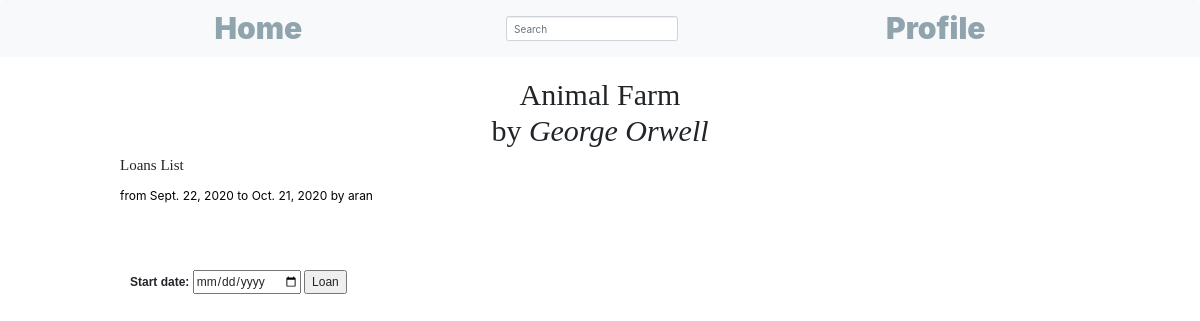
The page /book/Animal Farm (signed in) on the database its author committed.
### network/models.py (models this page shows, shortened)
class Books(models.Model):
    title = models.CharField(max_length=50)
    author = models.ForeignKey(Author, on_delete=models.CASCADE)
    genre = models.ForeignKey(Genre, on_delete=models.CASCADE)
    year = models.PositiveSmallIntegerField()

class Author(models.Model):
    first_name = models.CharField(max_length=50)
    last_name = models.CharField(max_length=50)
    def __str__(self):
        return self.first_name + ' ' + self.last_name

class Loan(models.Model):
    member = models.CharField(max_length=60)
    books = models.ForeignKey(Books, on_delete=models.CASCADE)
    date_of_loan = models.DateField()
    date_due = models.DateField()

### network/views.py (the view)
# urls.py: path("book/<str:book_title>", views.book_profile, name="book_profile"),
def book_profile(request, book_title):
    try:
        book = Books.objects.get(title=book_title)
        loans_of_book = Loan.objects.filter(books=book).order_by('date_due')
        return render(request, "network/book_profile.html", {"user": request.user, "book": book, "loans_list": loans_of_book})
    except Books.DoesNotExist:
        return render(request, "network/error.html", {"error": "Book does not exist"})

### network/templates/network/book_profile.html (shortened to what this page needs)
{% extends "network/layout.html" %}
{% load static %}
{% block static %}
<link href="{% static 'network/book.css' %}" rel="stylesheet">
{% endblock %}
{% block body %}
<h1>     {{ book.title }} <br> by <i>{{ book.author}}</i> </h1>
{% if loans_list %}
    <span> Loans List </span>
{% else %}
    <span> This book has not any loan yet </span>
{% endif %}
<div>
    {% for loan in loans_list %}
    <div id="loan{{loan.id}}">
        <p> from {{ loan.date_of_loan }} to {{ loan.date_due }} by {{ loan.member }}</p>
    </div>
    {% endfor %}
</div>
    	{% if user.is_authenticated %}
            <form class="loan_form" action="{% url 'new_loan' book=book.title %}" method="POST">
              <label for="loaning">Start date:</label>
              <input type="date" id="loaning" name="loan">
              <input type="submit" value="Loan" value="Reserve">
            </form>
	    {% endif %}
{% endblock %}

### network/static/network/book.css (style rules this page uses)
h1 { text-align: center; font-family:'Constantia'; font-size: 300%; }
span { margin: 10%; font-family:'Constantia'; font-size: 150%; }
.loan_form { font-family: 'PT Sans', sans-serif; font-size: 1.2rem; display: block; padding: 0.5rem 1rem; margin: 5%; margin-left: 10%; }
div > p { color: black; font-size: 120%; margin: 10px; margin-left: 10%; }

### rows shown on the page
Books: title "Animal Farm", author "George Orwell"
Loan: date_of_loan "Sept. 22, 2020", date_due "Oct. 21, 2020", member "aran"
